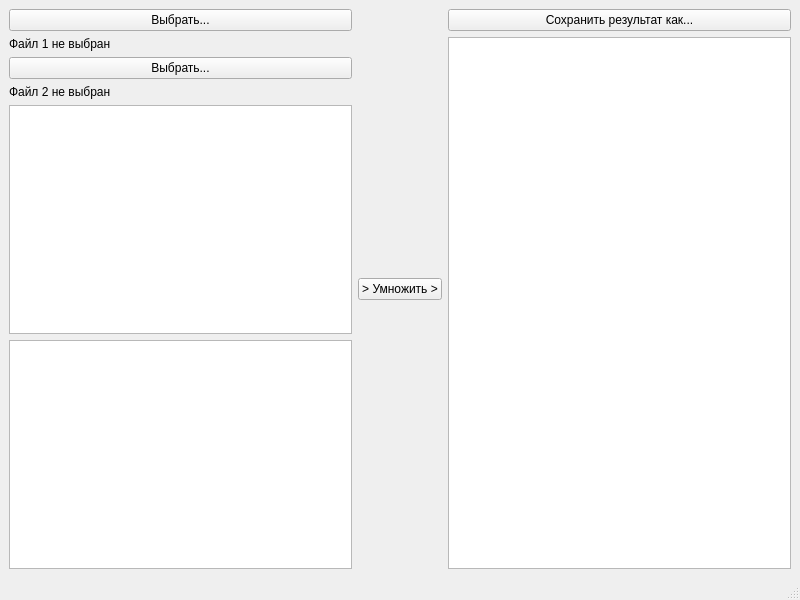
<?xml version="1.0" encoding="UTF-8"?>
<ui version="4.0">
 <class>MainWindow</class>
 <widget class="QMainWindow" name="MainWindow">
  <property name="geometry">
   <rect>
    <x>0</x>
    <y>0</y>
    <width>800</width>
    <height>600</height>
   </rect>
  </property>
  <property name="windowTitle">
   <string>MainWindow</string>
  </property>
  <widget class="QWidget" name="centralwidget">
   <layout class="QHBoxLayout" name="horizontalLayout_2">
    <item>
     <layout class="QVBoxLayout" name="verticalLayout">
      <item>
       <widget class="QPushButton" name="btnSelectInputFile1">
        <property name="text">
         <string>Выбрать...</string>
        </property>
       </widget>
      </item>
      <item>
       <widget class="QLabel" name="labelInputFile1">
        <property name="text">
         <string>Файл 1 не выбран</string>
        </property>
       </widget>
      </item>
      <item>
       <widget class="QPushButton" name="btnSelectInputFile2">
        <property name="text">
         <string>Выбрать...</string>
        </property>
       </widget>
      </item>
      <item>
       <widget class="QLabel" name="labelInputFile2">
        <property name="text">
         <string>Файл 2 не выбран</string>
        </property>
       </widget>
      </item>
      <item>
       <widget class="QTableWidget" name="tableMatrix1"/>
      </item>
      <item>
       <widget class="QTableWidget" name="tableMatrix2"/>
      </item>
     </layout>
    </item>
    <item>
     <widget class="QPushButton" name="btnExecute">
      <property name="text">
       <string>&gt; Умножить &gt;</string>
      </property>
     </widget>
    </item>
    <item>
     <layout class="QVBoxLayout" name="verticalLayout_2">
      <item>
       <widget class="QPushButton" name="btnSaveResult">
        <property name="text">
         <string>Сохранить результат как...</string>
        </property>
       </widget>
      </item>
      <item>
       <widget class="QTableWidget" name="tableOutputMatrix"/>
      </item>
     </layout>
    </item>
   </layout>
  </widget>
  <widget class="QMenuBar" name="menubar">
   <property name="geometry">
    <rect>
     <x>0</x>
     <y>0</y>
     <width>800</width>
     <height>22</height>
    </rect>
   </property>
  </widget>
  <widget class="QStatusBar" name="statusbar"/>
 </widget>
 <resources/>
 <connections/>
</ui>
